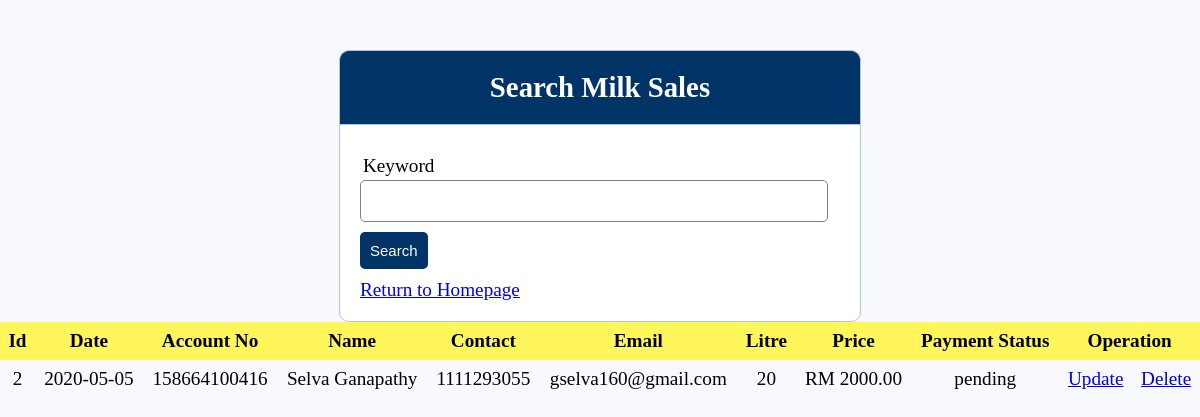
/searchmilksaleadmin.php, run on the app's committed database.
### tables this page shows
CREATE TABLE `milksales` (
  `id` int(11) NOT NULL,
  `date` date DEFAULT NULL,
  `accno` varchar(255) DEFAULT NULL,
  `name` text,
  `contact` int(255) DEFAULT NULL,
  `email` text,
  `litre` varchar(255) DEFAULT NULL,
  `price` varchar(255) DEFAULT NULL,
  `paymentstatus` text
);

### searchmilksaleadmin.php (the view, shortened to what this page needs)
<?php
$search_result ="";
if(isset($_POST['search']))
{
	$date=$_POST['date'];
	$query="SELECT * FROM `milksales` WHERE CONCAT(`id`, `date`, `accno`, `name`, `contact`, `email`, `litre`, `price`, `paymentstatus`)LIKE '%".$date."%'";
	$search_result = filterTable($query);
}
else{
	$query ="SELECT * FROM `milksales`";
	$search_result = filterTable($query);
}
function filterTable($query)
{
	$db = mysqli_connect('localhost', 'root', '', 'yoga');
	$filter_Result = mysqli_query($db, $query);
	return $filter_Result;
}
?>
<!DOCTYPE html>
<html>
<head>
  <link rel="stylesheet" type="text/css" href="style1.css">
</head>
<body>
  <div class="header">
  	<h2>Search Milk Sales </h2>
  </div>
  <form method="post" action="searchmilksaleadmin.php">
  <div class="input-group">
  	  <label>Keyword</label>
  	  <input type="text" name="date">
  	</div>
	<div class="input-group">
	<button type="submit" class="btn" name="search">Search</button>
  	</div>
  	<p>
  	 <a href="home.php">Return to Homepage</a>
  	</p>
  </form>
  <table > <link rel="stylesheet" type="text/css" href="styleadminview.css">
      <tr>
		 <tr>
		  <th>Id</th>
          <th>Date</th>
          <th>Account No</th>
          <th>Name</th>
		  <th>Contact</th>
		  <th>Email</th>
          <th>Litre</th>
          <th>Price</th>
		  <th>Payment Status</th>
		  <th colspan="2">Operation</th>
		  </tr>
		<?php while($row= mysqli_fetch_array($search_result)):?>
	       <tr>
			<td><?php echo $row['id'];?></td>
			<td><?php echo $row['date'];?></td>
			<td><?php echo $row['accno'];?></td>
			<td><?php echo $row['name'];?></td>
			<td><?php echo $row['contact'];?></td>
			<td><?php echo $row['email'];?></td>
			<td><?php echo $row['litre'];?></td>
			<td><?php echo $row['price'];?></td>
			<td><?php echo $row['paymentstatus'];?></td>
			<td><a href='updatemilksaleadmin.php?id=<?php echo $row['id']; ?>& date=<?php echo $row['date'];?>& accno=<?php echo $row['accno'];?>& name=<?php echo $row['name'];?>& contact=<?php echo $row['contact'];?>& email=<?php echo $row['email'];?>& litre=<?php echo $row['litre'];?>& price=<?php echo $row['price'];?>& paymentstatus=<?php echo $row['paymentstatus'];?>'>Update</a></td>
			<td><a href='deletemilksalesadmin.php?id=<?php echo $row['id']; ?>& date=<?php echo $row['date'];?>& accno=<?php echo $row['accno'];?>& name=<?php echo $row['name'];?>& contact=<?php echo $row['contact'];?>& email=<?php echo $row['email'];?>& litre=<?php echo $row['litre'];?>& price=<?php echo $row['price'];?>& paymentstatus=<?php echo $row['paymentstatus'];?>'>Delete</a></td>
     <?php endwhile;?>
    </table>
</body>
</html>

### style1.css (style rules this page uses)
* { margin: 0px; padding: 0px; }
body { font-size: 120%; background: #F8F8FF; }
.header { width: 40%; margin: 50px auto 0px; color: white; background: #003366; text-align: center; border: 1px solid #B0C4DE; border-bottom: none; border-radius: 10px 10px 0px 0px; padding: 20px; }
form, .content { width: 40%; margin: 0px auto; padding: 20px; border: 1px solid #B0C4DE; background: white; border-radius: 0px 0px 10px 10px; }
.input-group { margin: 10px 0px 10px 0px; }
.input-group label { display: block; text-align: left; margin: 3px; }
.input-group input { height: 30px; width: 93%; padding: 5px 10px; font-size: 16px; border-radius: 5px; border: 1px solid gray; }
.btn { padding: 10px; font-size: 15px; color: white; background: #003366; border: none; border-radius: 5px; }

### styleadminview.css (style rules this page uses)
* { margin: 0px; padding: 0px; }
body { font-size: 120%; background: #F8F8FF; }
.header { width: 40%; margin: 50px auto 0px; color: white; background: #003366; text-align: center; border: 1px solid #B0C4DE; border-bottom: none; border-radius: 10px 10px 0px 0px; padding: 20px; }
table { border-collapse: collapse; width: 100%; }
th, td { text-align: center; padding: 8px; }
tr:nth-child(even) { background-color: #f2f2f2 }
th { background-color: #FEF65B; color: black; }

### data on the page
milksales: id "2", date "2020-05-05", accno "158664100416", name "Selva Ganapathy", contact "1111293055", email "gselva160@gmail.com", litre "20", price "RM 2000.00", paymentstatus "pending"
